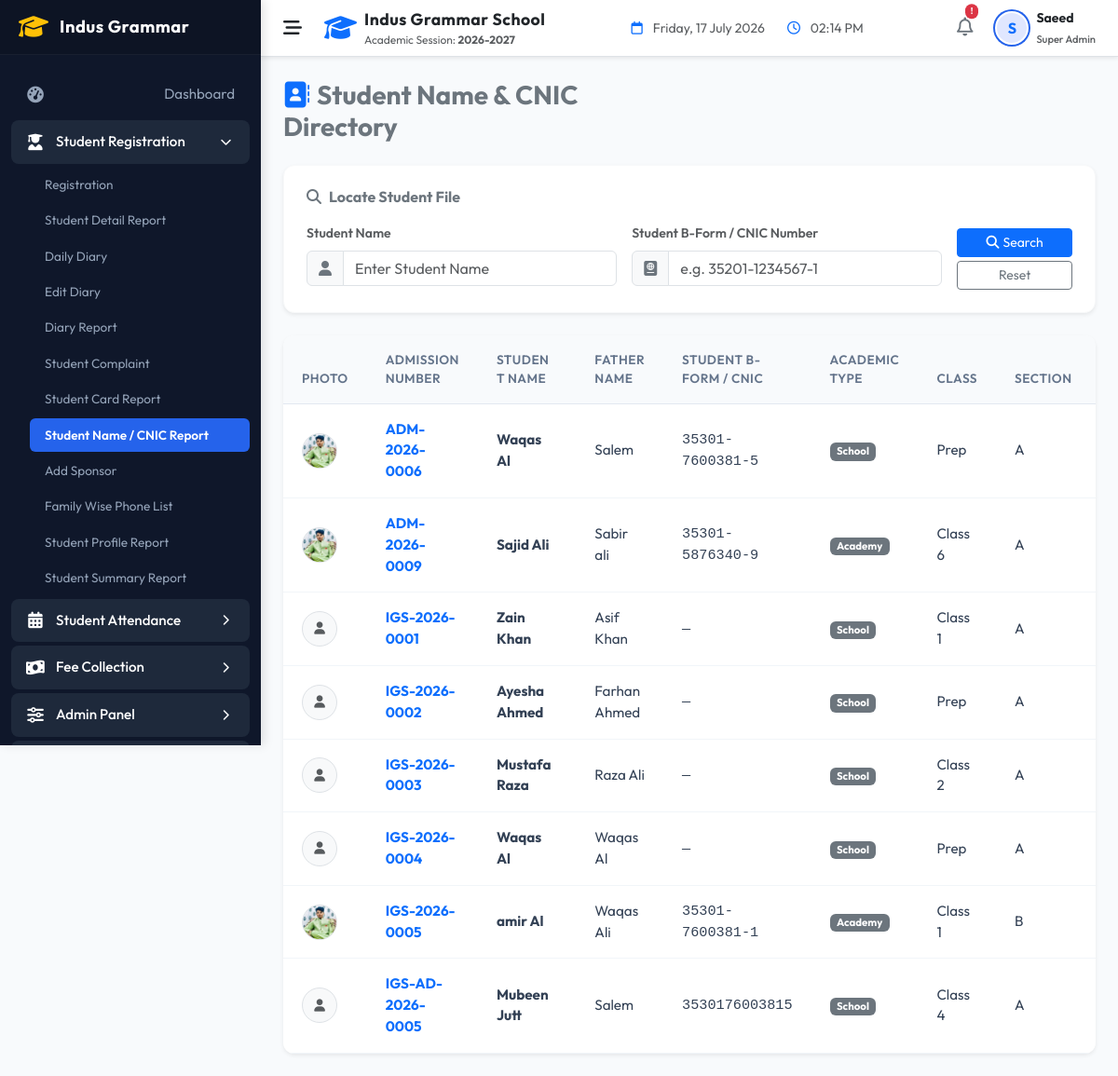
Page /indus-grammar-school-erp/modules/students/name_cnic_report.php (signed in) on the committed database.
### tables this page shows
CREATE TABLE `students` (
  `id` int NOT NULL AUTO_INCREMENT,
  `admission_no` varchar(30) NOT NULL,
  `first_name` varchar(50) NOT NULL,
  `last_name` varchar(50) NOT NULL,
  `gender` enum('Male','Female','Other') NOT NULL,
  `date_of_birth` date NOT NULL,
  `enrollment_date` date NOT NULL,
  `class_id` int DEFAULT NULL,
  `status` enum('Active','Inactive','Suspended') DEFAULT 'Active',
  `guardian_name` varchar(100) NOT NULL,
  `guardian_phone` varchar(20) NOT NULL,
  `guardian_email` varchar(100) DEFAULT NULL,
  `address` text NOT NULL,
  `created_at` timestamp NULL DEFAULT CURRENT_TIMESTAMP,
  `updated_at` timestamp NULL DEFAULT CURRENT_TIMESTAMP ON UPDATE CURRENT_TIMESTAMP,
  `academic_type` varchar(50) NOT NULL DEFAULT 'School',
  `school_class` varchar(100) DEFAULT NULL,
  `school_section` varchar(50) DEFAULT NULL,
  `academy_program` varchar(100) DEFAULT NULL,
  `academy_batch` varchar(100) DEFAULT NULL,
  PRIMARY KEY (`id`),
  UNIQUE KEY `admission_no` (`admission_no`),
  KEY `idx_students_class` (`class_id`),
  KEY `idx_students_status` (`status`),
  KEY `idx_students_name` (`first_name`,`last_name`),
  CONSTRAINT `students_ibfk_1` FOREIGN KEY (`class_id`) REFERENCES `classes` (`id`)
);

CREATE TABLE `student_registration_details` (
  `student_id` int NOT NULL,
  `roll_no` varchar(50) DEFAULT NULL,
  `admission_date` date DEFAULT NULL,
  `academic_session` varchar(50) DEFAULT NULL,
  `campus` varchar(100) DEFAULT NULL,
  `blood_group` varchar(10) DEFAULT NULL,
  `religion` varchar(50) DEFAULT NULL,
  `nationality` varchar(50) DEFAULT NULL,
  `cnic_no` varchar(50) DEFAULT NULL,
  `birth_cert_no` varchar(50) DEFAULT NULL,
  `birth_place` varchar(100) DEFAULT NULL,
  `student_mobile` varchar(50) DEFAULT NULL,
  `student_email` varchar(100) DEFAULT NULL,
  `father_name` varchar(100) DEFAULT NULL,
  `father_cnic` varchar(50) DEFAULT NULL,
  `father_mobile` varchar(50) DEFAULT NULL,
  `father_occupation` varchar(100) DEFAULT NULL,
  `father_office` text,
  `father_income` decimal(10,2) DEFAULT '0.00',
  `father_email` varchar(100) DEFAULT NULL,
  `father_photo` varchar(255) DEFAULT NULL,
  `mother_name` varchar(100) DEFAULT NULL,
  `mother_cnic` varchar(50) DEFAULT NULL,
  `mother_mobile` varchar(50) DEFAULT NULL,
  `mother_occupation` varchar(100) DEFAULT NULL,
  `mother_email` varchar(100) DEFAULT NULL,
  `mother_photo` varchar(255) DEFAULT NULL,
  `guardian_relationship` varchar(50) DEFAULT NULL,
  `guardian_cnic` varchar(50) DEFAULT NULL,
  `guardian_address` text,
  `current_address` text,
  `permanent_address` text,
  `city` varchar(50) DEFAULT NULL,
  `province` varchar(50) DEFAULT NULL,
  `postal_code` varchar(20) DEFAULT NULL,
  `country` varchar(50) DEFAULT NULL,
  `prev_school` varchar(255) DEFAULT NULL,
  `prev_class` varchar(50) DEFAULT NULL,
  `prev_roll_no` varchar(50) DEFAULT NULL,
  `prev_result` varchar(100) DEFAULT NULL,
  `leaving_cert_no` varchar(100) DEFAULT NULL,
  `test_marks` decimal(5,2) DEFAULT '0.00',
  `medical_condition` text,
  `allergies` text,
  `disability` text,
  `emergency_contact` varchar(50) DEFAULT NULL,
  `doctor_name` varchar(100) DEFAULT NULL,
  `doctor_contact` varchar(50) DEFAULT NULL,
  `transport_required` tinyint(1) DEFAULT '0',
  `transport_route` varchar(100) DEFAULT NULL,
  `pickup_point` varchar(100) DEFAULT NULL,
  `drop_point` varchar(100) DEFAULT NULL,
  `transport_vehicle` varchar(50) DEFAULT NULL,
  `transport_driver` varchar(100) DEFAULT NULL,
  `sponsor_required` tinyint(1) DEFAULT '0',
  `sponsor_name` varchar(100) DEFAULT NULL,
  `sponsor_org` varchar(100) DEFAULT NULL,
  `sponsor_contact` varchar(50) DEFAULT NULL,
  `sponsor_amount` decimal(10,2) DEFAULT '0.00',
  `fee_plan` varchar(50) DEFAULT NULL,
  `fee_admission` decimal(10,2) DEFAULT '0.00',
  `fee_monthly` decimal(10,2) DEFAULT '0.00',
  `fee_discount` decimal(10,2) DEFAULT '0.00',
  `fee_scholarship` decimal(10,2) DEFAULT '0.00',
  `fee_fine` decimal(10,2) DEFAULT '0.00',
  `fee_security` decimal(10,2) DEFAULT '0.00',
  `remarks` text,
  `special_notes` text,
  `doc_student_photo` varchar(255) DEFAULT NULL,
  `doc_father_cnic` varchar(255) DEFAULT NULL,
  `doc_mother_cnic` varchar(255) DEFAULT NULL,
  `doc_bform` varchar(255) DEFAULT NULL,
  `doc_birth_cert` varchar(255) DEFAULT NULL,
  `doc_leaving_cert` varchar(255) DEFAULT NULL,
  `doc_prev_result` varchar(255) DEFAULT NULL,
  `doc_medical_cert` varchar(255) DEFAULT NULL,
  `doc_other` varchar(255) DEFAULT NULL,
  `created_at` timestamp NULL DEFAULT CURRENT_TIMESTAMP,
  `updated_at` timestamp NULL DEFAULT CURRENT_TIMESTAMP ON UPDATE CURRENT_TIMESTAMP,
  `academic_type` varchar(50) NOT NULL DEFAULT 'School',
  `school_class` varchar(100) DEFAULT NULL,
  `school_section` varchar(50) DEFAULT NULL,
  `academy_program` varchar(100) DEFAULT NULL,
  `academy_batch` varchar(100) DEFAULT NULL,
  PRIMARY KEY (`student_id`),
  UNIQUE KEY `roll_no` (`roll_no`),
  UNIQUE KEY `cnic_no` (`cnic_no`),
  CONSTRAINT `student_registration_details_ibfk_1` FOREIGN KEY (`student_id`) REFERENCES `students` (`id`) ON DELETE CASCADE
);

CREATE TABLE `classes` (
  `id` int NOT NULL AUTO_INCREMENT,
  `class_name` varchar(50) NOT NULL,
  `section` varchar(10) NOT NULL,
  `created_at` timestamp NULL DEFAULT CURRENT_TIMESTAMP,
  PRIMARY KEY (`id`),
  UNIQUE KEY `idx_class_section` (`class_name`,`section`)
);

### indus-grammar-school-erp/helpers/helpers.php (called while the page is built, shortened)
<?php
function sanitize($data) {
    if (is_array($data)) {
        foreach ($data as $key => $value) {
            $data[$key] = sanitize($value);
        }
    } else {
        $data = trim($data);
        $data = stripslashes($data);
        $data = htmlspecialchars($data, ENT_QUOTES, 'UTF-8');
    }
    return $data;
}
function displayValue($val, string $default = '—'): string {
    return (!isset($val) || trim((string)$val) === '') ? htmlspecialchars($default) : htmlspecialchars((string)$val);
}

### indus-grammar-school-erp/modules/students/name_cnic_report.php (the view, shortened to what this page needs)
<?php
$db = Database::getConnection();
$search_name = sanitize($_GET['search_name'] ?? '');
$search_cnic = sanitize($_GET['search_cnic'] ?? '');
$limit = 10;
$page = (int)($_GET['page'] ?? 1);
$offset = ($page - 1) * $limit;
$where = " WHERE 1=1";
$students = [];
try {
    $stmtData = $db->prepare("
        SELECT s.*, c.class_name, c.section,
               d.roll_no, d.cnic_no, d.father_name, d.father_cnic, d.father_mobile, d.mother_name, d.mother_mobile,
               d.current_address, d.city, d.blood_group, d.religion, d.nationality, d.doc_student_photo, d.academic_session,
               d.fee_admission, d.fee_monthly, d.fee_discount, d.remarks as reg_remarks, d.admission_date
        FROM students s
        LEFT JOIN classes c ON s.class_id = c.id
        LEFT JOIN student_registration_details d ON s.id = d.student_id
        $where
        ORDER BY s.admission_no ASC
        LIMIT :limit OFFSET :offset
    ");
    $stmtData->bindValue('limit', $limit, PDO::PARAM_INT);
    $stmtData->bindValue('offset', $offset, PDO::PARAM_INT);
    $stmtData->execute();
    $students = $stmtData->fetchAll(PDO::FETCH_ASSOC);
} catch (Exception $e) {
    $error = "Error querying Student Registry: " . $e->getMessage();
}
include_once __DIR__ . '/../../includes/header.php';
?>
<div class="row mb-4 align-items-center d-print-none">
    <div class="col-sm-6">
        <h3 class="fw-bold text-secondary mb-0"><i class="fa-solid fa-address-book me-2 text-primary"></i>Student Name & CNIC Directory</h3>
    </div>
</div>
<div class="card border border-light shadow-sm bg-white p-4 mb-4 d-print-none" style="border-radius:12px;">
    <h6 class="fw-bold text-secondary mb-3"><i class="fa-solid fa-magnifying-glass me-2"></i>Locate Student File</h6>
    <form method="GET" action="name_cnic_report.php" id="searchForm" class="row g-3">
        <div class="col-md-5">
            <label class="form-label small fw-semibold text-muted">Student Name</label>
            <div class="input-group">
                <span class="input-group-text bg-light text-secondary"><i class="fa-solid fa-user"></i></span>
                <input type="text" class="form-control" name="search_name" value="<?php echo htmlspecialchars($search_name); ?>" placeholder="Enter Student Name">
            </div>
        </div>
        <div class="col-md-5">
            <label class="form-label small fw-semibold text-muted">Student B-Form / CNIC Number</label>
            <div class="input-group">
                <span class="input-group-text bg-light text-secondary"><i class="fa-solid fa-passport"></i></span>
                <input type="text" class="form-control" name="search_cnic" value="<?php echo htmlspecialchars($search_cnic); ?>" placeholder="e.g. 35201-1234567-1">
            </div>
        </div>
        <div class="col-md-2 align-self-end text-end mt-4">
            <button type="submit" id="searchBtn" class="btn btn-primary btn-sm w-100 mb-1 px-4"><i class="fa-solid fa-magnifying-glass me-1"></i>Search</button>
            <a href="name_cnic_report.php" class="btn btn-outline-secondary btn-sm w-100">Reset</a>
        </div>
    </form>
</div>
<div class="card border-0 shadow-sm bg-white d-print-none" style="border-radius:12px; overflow:hidden;">
    <div class="table-responsive">
        <table class="table custom-table table-hover align-middle mb-0">
            <thead>
                <tr>
                    <th>Photo</th>
                    <th>Admission Number</th>
                    <th>Student Name</th>
                    <th>Father Name</th>
                    <th>Student B-Form / CNIC</th>
                    <th>Academic Type</th>
                    <th>Class</th>
                    <th>Section</th>
                    <th>Status</th>
                </tr>
            </thead>
            <tbody>
                <?php if (empty($students)): ?>
                    <tr>
                        <td colspan="10" class="text-center py-5 text-muted">
                            <i class="fa-solid fa-user-slash d-block fs-3 mb-2 opacity-50"></i>
                            No student found.
                        </td>
                    </tr>
                <?php else: foreach ($students as $row): ?>
                    <tr>
                        <td>
                            <div class="avatar-small border rounded-circle d-flex align-items-center justify-content-center bg-light" style="width: 38px; height: 38px; overflow:hidden;">
                                <?php if (!empty($row['doc_student_photo'])): ?>
                                    <img src="<?php echo APP_URL . '/' . $row['doc_student_photo']; ?>" style="width:100%; height:100%; object-fit:cover;">
                                <?php else: ?>
                                    <i class="fa-solid fa-user text-muted small"></i>
                                <?php endif; ?>
                            </div>
                        </td>
                        <td><strong class="text-primary"><?php echo sanitize($row['admission_no']); ?></strong></td>
                        <td class="fw-bold"><?php echo sanitize($row['first_name'] . ' ' . $row['last_name']); ?></td>
                        <td><?php echo displayValue($row['father_name'] ?? $row['guardian_name']); ?></td>
                        <td class="font-monospace"><?php echo displayValue($row['cnic_no']); ?></td>
                        <td><span class="badge bg-secondary"><?php echo sanitize($row['academic_type']); ?></span></td>
                        <td><?php echo displayValue($row['class_name'] ?? $row['school_class']); ?></td>
                        <td><?php echo displayValue($row['section'] ?? $row['school_section']); ?></td>
                        <td>
                        </td>
                    </tr>
                <?php endforeach; endif; ?>
            </tbody>
        </table>
    </div>
</div>
<?php
include_once __DIR__ . '/../../includes/footer.php';
?>

### indus-grammar-school-erp/assets/css/style.css (style rules this page uses)
:root { --primary-color: #2563eb; --primary-hover: #1d4ed8; --primary-light: #eff6ff; --secondary-color: #0f172a; --bg-light: #f8fafc; --bg-sidebar: #0f172a; --sidebar-text: #94a3b8; --sidebar-active: #ffffff; --sidebar-hover-bg: #1e293b; --card-shadow: 0 4px 6px -1px rgb(0 0 0 / 0.1), 0 2px 4px -2px rgb(0 0 0 / 0.1); --card-hover-shadow: 0 10px 15px -3px rgb(0 0 0 / 0.1), 0 4px 6px -4px rgb(0 0 0 / 0.1); --border-color: #e2e8f0; --text-main: #334155; --text-muted: #64748b; --font-family: 'Outfit', sans-serif; --sidebar-width: 280px; --sidebar-collapsed-width: 70px; --transition-speed: 0.3s; }
body { font-family: var(--font-family); background-color: var(--bg-light); color: var(--text-main); overflow-x: hidden; }
.custom-table { margin-bottom: 0; }
.custom-table th { background-color: #f8fafc; font-weight: 600; color: var(--text-muted); font-size: 0.85rem; text-transform: uppercase; letter-spacing: 0.5px; padding: 16px 20px; border-bottom: 1px solid var(--border-color); }
.custom-table td { padding: 16px 20px; vertical-align: middle; color: var(--text-main); font-size: 0.95rem; border-bottom: 1px solid #f1f5f9; }

### rows in the picture
students: student_registration_details.doc_student_photo (picture), admission_no "ADM-2026-0006", first_name+last_name "Waqas Al", student_registration_details.father_name "Salem", student_registration_details.cnic_no "35301-7600381-5", academic_type "School", class.class_name "Prep", class.section "A"
students: student_registration_details.doc_student_photo (picture), admission_no "ADM-2026-0009", first_name+last_name "Sajid Ali", student_registration_details.father_name "Sabir ali", student_registration_details.cnic_no "35301-5876340-9", academic_type "Academy", class.class_name "Class 6", class.section "A"
students: admission_no "IGS-2026-0001", first_name+last_name "Zain Khan", guardian_name "Asif Khan", cnic_no "—", academic_type "School", class.class_name "Class 1", class.section "A"
students: admission_no "IGS-2026-0002", first_name+last_name "Ayesha Ahmed", guardian_name "Farhan Ahmed", cnic_no "—", academic_type "School", class.class_name "Prep", class.section "A"
students: admission_no "IGS-2026-0003", first_name+last_name "Mustafa Raza", guardian_name "Raza Ali", cnic_no "—", academic_type "School", class.class_name "Class 2", class.section "A"
students: admission_no "IGS-2026-0004", first_name+last_name "Waqas Al", guardian_name "Waqas Al", cnic_no "—", academic_type "School", class.class_name "Prep", class.section "A"
students: student_registration_details.doc_student_photo (picture), admission_no "IGS-2026-0005", first_name+last_name "amir Al", student_registration_details.father_name "Waqas Ali", student_registration_details.cnic_no "35301-7600381-1", academic_type "Academy", class.class_name "Class 1", class.section "B"
students: admission_no "IGS-AD-2026-0005", first_name+last_name "Mubeen Jutt", student_registration_details.father_name "Salem", student_registration_details.cnic_no "3530176003815", academic_type "School", class.class_name "Class 4", class.section "A"

### other values in the picture
CURRENT_ACADEMIC_YEAR "2026-2027"
substr($currentUser['username'] ?? 'U', 0, 1) "S"
$currentUser['role_name'] "Super Admin"
